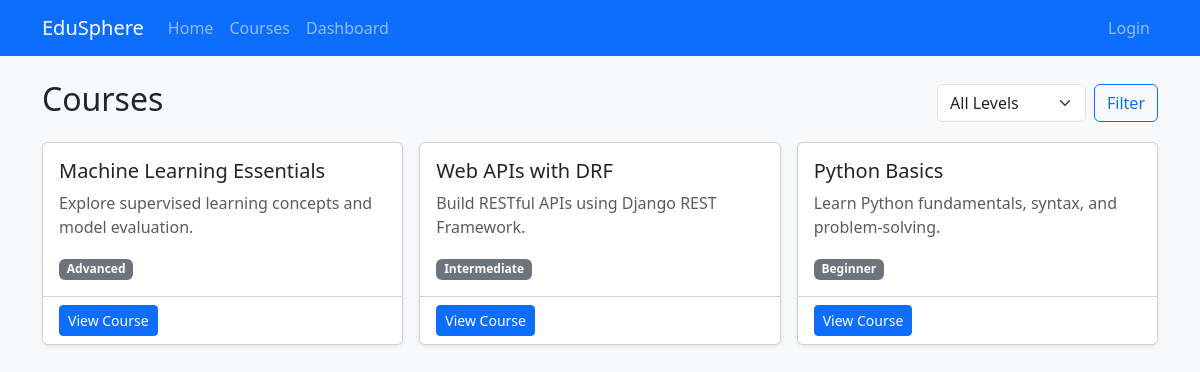
Page /courses/ on the committed database.
### courses/models.py (models this page shows, shortened)
class Course(models.Model):
    title = models.CharField(max_length=200)
    description = models.TextField()
    difficulty_level = models.CharField(max_length=20, choices=LEVEL_CHOICES)
    created_by = models.ForeignKey(User, on_delete=models.CASCADE)
    created_at = models.DateTimeField(auto_now_add=True)

### courses/views.py (the view)
# urls.py: path("", views.course_list_view, name="list"),
def course_list_view(request):
    level = request.GET.get("level")
    courses = Course.objects.all().order_by("-created_at")
    if level:
        courses = courses.filter(difficulty_level=level)
    return render(request, "courses/list.html", {"courses": courses, "selected_level": level})

### courses/templates/courses/list.html (shortened to what this page needs)
{% extends "base.html" %}
{% block content %}
<div class="d-flex justify-content-between align-items-center mb-3">
    <h2>Courses</h2>
    <form method="get" class="d-flex gap-2">
        <select name="level" class="form-select">
            <option value="">All Levels</option>
        </select>
        <button class="btn btn-outline-primary">Filter</button>
    </form>
</div>
<div class="row g-3">
    {% for course in courses %}
    <div class="col-md-6 col-lg-4">
        <div class="card h-100 shadow-sm">
            <div class="card-body">
                <h5>{{ course.title }}</h5>
                <p class="text-muted">{{ course.description|truncatewords:20 }}</p>
                <span class="badge bg-secondary">{{ course.get_difficulty_level_display }}</span>
            </div>
            <div class="card-footer bg-white">
                <a href="{% url 'courses:detail' course.id %}" class="btn btn-primary btn-sm">View Course</a>
            </div>
        </div>
    </div>
    {% empty %}
    <p>No courses available.</p>
    {% endfor %}
</div>
{% endblock %}

### rows in the picture
Course: title "Machine Learning Essentials", description "Explore supervised learning concepts and model evaluation.", difficulty_level "Advanced"
Course: title "Web APIs with DRF", description "Build RESTful APIs using Django REST Framework.", difficulty_level "Intermediate"
Course: title "Python Basics", description "Learn Python fundamentals, syntax, and problem-solving.", difficulty_level "Beginner"
